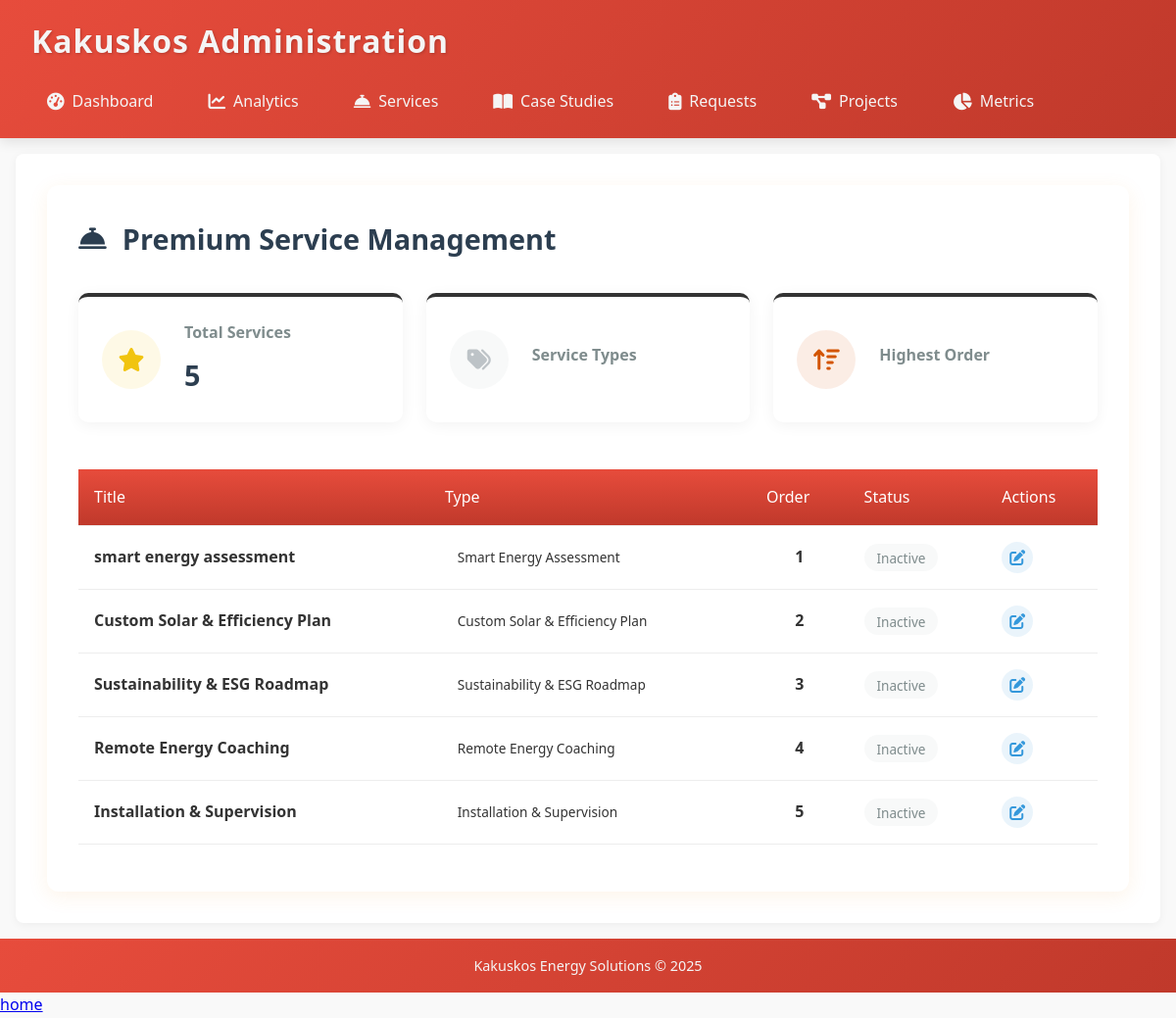
The app's page /adm/services/ (signed in) with its own data.
### power/models.py (models this page shows, shortened)
class Service(models.Model):
    SERVICE_CHOICES = [
        ("SEA", "Smart Energy Assessment"),
        ("CSE", "Custom Solar & Efficiency Plan"),
        ("SER", "Sustainability & ESG Roadmap"),
        ("REC", "Remote Energy Coaching"),
        ("IS", "Installation & Supervision"),
    ]
    slug = models.SlugField(max_length=50, unique=True)
    service_type = models.CharField(max_length=3, choices=SERVICE_CHOICES, unique=True)
    title = models.CharField(max_length=100)
    description = models.TextField()
    value_proposition = models.TextField()
    image = models.ImageField(upload_to="services/", blank=True, null=True)
    icon_class = models.CharField(max_length=30, default="fas fa-solar-panel")
    display_order = models.PositiveIntegerField(default=0)
    created_at = models.DateTimeField(auto_now_add=True)
    class Meta:
        ordering = ["display_order"]

### power/views.py (the view)
# urls.py: path('adm/services/', views.service_list, name='service_list'),
@login_required
def service_list(request):
    services = Service.objects.all()
    return render(request, "admin/service_list.html", {"services": services})

### power/templates/admin/service_list.html (shortened to what this page needs)
{% extends "adbase.html" %}
{% block content %}
<div class="wealth-services-container">
    <div class="services-header">
        <h1><i class="fas fa-concierge-bell"></i> Premium Service Management</h1>
    </div>
    <div class="services-stats">
        <div class="stat-card">
            <div class="stat-icon gold">
                <i class="fas fa-star"></i>
            </div>
            <div class="stat-content">
                <h3>Total Services</h3>
                <p class="stat-value">{{ services.count }}</p>
            </div>
        </div>
        <div class="stat-card">
            <div class="stat-icon silver">
                <i class="fas fa-tags"></i>
            </div>
            <div class="stat-content">
                <h3>Service Types</h3>
            </div>
        </div>
        <div class="stat-card">
            <div class="stat-icon bronze">
                <i class="fas fa-sort-amount-up"></i>
            </div>
            <div class="stat-content">
                <h3>Highest Order</h3>
            </div>
        </div>
    </div>
    <div class="wealth-table-container">
        <table class="wealth-services-table">
            <thead>
                <tr>
                    <th>Title</th>
                    <th>Type</th>
                    <th>Order</th>
                    <th>Status</th>
                    <th>Actions</th>
                </tr>
            </thead>
            <tbody>
                {% for service in services %}
                <tr>
                    <td class="service-title-cell">
                        <strong>{{ service.title }}</strong>
                    </td>
                    <td class="service-type-cell">
                        <span class="type-tag type-{{ service.service_type|lower }}">
                            {{ service.get_service_type_display }}
                        </span>
                    </td>
                    <td class="order-cell">
                        {{ service.display_order }}
                    </td>
                    <td class="status-cell">
                        <span class="status-badge status-{% if service.is_active %}active{% else %}inactive{% endif %}">
                            {% if service.is_active %}Active{% else %}Inactive{% endif %}
                        </span>
                    </td>
                    <td class="actions-cell">
                        <a href="{% url 'edit_service' service.slug %}" class="action-btn edit-btn" title="Edit">
                            <i class="fas fa-edit"></i>
                        </a>
                    </td>
                </tr>
                {% endfor %}
            </tbody>
        </table>
    </div>
</div>
{% endblock %}

### power/templates/adbase.html (style rules this page uses)
:root { --primary: #E74C3C; --primary-dark: #C0392B; --secondary: #F39C12; --accent: #27AE60; --light: #FDEBD0; --dark: #1A1A1A; --success: #2ECC71; --warning: #F1C40F; --error: #E74C3C; --text: #333; --text-light: #F5F5F5; }
* { margin: 0; padding: 0; box-sizing: border-box; font-family: 'Segoe UI', Tahoma, Geneva, Verdana, sans-serif; }
body { background-color: #F9F9F9; color: var(--text); line-height: 1.6; min-height: 100vh; display: flex; flex-direction: column; }
table { width: 100%; border-collapse: collapse; margin: 1rem 0; }
th, td { padding: 0.8rem 1rem; text-align: left; border-bottom: 1px solid #eee; }
th { background-color: var(--primary); color: white; font-weight: 500; }

### power/templates/admin/service_list.html (style rules this page uses)
.wealth-services-container { padding: 2rem; background: white; border-radius: 12px; box-shadow: 0 5px 20px rgba(233, 144, 41, 0.1); }
.services-header { display: flex; justify-content: space-between; align-items: center; margin-bottom: 2rem; }
.services-header h1 { color: #2C3E50; font-size: 1.8rem; display: flex; align-items: center; gap: 1rem; margin: 0; }
.services-stats { display: grid; grid-template-columns: repeat(auto-fit, minmax(240px, 1fr)); gap: 1.5rem; margin-bottom: 2rem; }
.stat-card { background: white; border-radius: 10px; padding: 1.5rem; display: flex; gap: 1.5rem; align-items: center; box-shadow: 0 3px 15px rgba(0, 0, 0, 0.05); transition: transform 0.3s ease; border-top: 4px solid; }
.stat-icon { width: 60px; height: 60px; border-radius: 50%; display: flex; align-items: center; justify-content: center; font-size: 1.5rem; }
.stat-icon.gold { background: rgba(241, 196, 15, 0.1); color: #F1C40F; border-top-color: #F1C40F; }
.stat-icon.silver { background: rgba(189, 195, 199, 0.1); color: #BDC3C7; border-top-color: #BDC3C7; }
.stat-icon.bronze { background: rgba(211, 84, 0, 0.1); color: #D35400; border-top-color: #D35400; }
.stat-content { flex: 1; }
.stat-content h3 { margin: 0 0 0.5rem 0; font-size: 1rem; color: #7F8C8D; font-weight: 600; }
.stat-value { margin: 0; font-size: 1.8rem; font-weight: 700; color: #2C3E50; }
.wealth-table-container { overflow-x: auto; }
.wealth-services-table { width: 100%; border-collapse: separate; border-spacing: 0; margin-top: 1rem; }
.wealth-services-table th { background: linear-gradient(to bottom, #E74C3C, #C0392B); color: white; font-weight: 500; padding: 1rem; text-align: left; position: sticky; top: 0; }
.wealth-services-table td { padding: 1rem; border-bottom: 1px solid #EDEDED; }
.service-title-cell { min-width: 200px; }
.service-type-cell { min-width: 120px; }
.type-tag { padding: 0.3rem 0.8rem; border-radius: 20px; font-size: 0.85rem; font-weight: 500; display: inline-block; }
.order-cell { text-align: center; font-weight: 600; }
.status-cell { white-space: nowrap; }
.status-badge { padding: 0.3rem 0.8rem; border-radius: 20px; font-size: 0.85rem; font-weight: 500; }
.status-inactive { background: rgba(189, 195, 199, 0.1); color: #7F8C8D; }
.actions-cell { display: flex; gap: 0.5rem; }
.action-btn { width: 32px; height: 32px; border-radius: 50%; display: flex; align-items: center; justify-content: center; text-decoration: none; transition: all 0.3s ease; }
.edit-btn { background: rgba(52, 152, 219, 0.1); color: #3498DB; }

### records on screen
Service: title "smart energy assessment", service_type "Smart Energy Assessment", display_order "1"
Service: title "Custom Solar & Efficiency Plan", service_type "Custom Solar & Efficiency Plan", display_order "2"
Service: title "Sustainability & ESG Roadmap", service_type "Sustainability & ESG Roadmap", display_order "3"
Service: title "Remote Energy Coaching", service_type "Remote Energy Coaching", display_order "4"
Service: title "Installation & Supervision", service_type "Installation & Supervision", display_order "5"

### other values on screen
{{ services.count }} "5"
